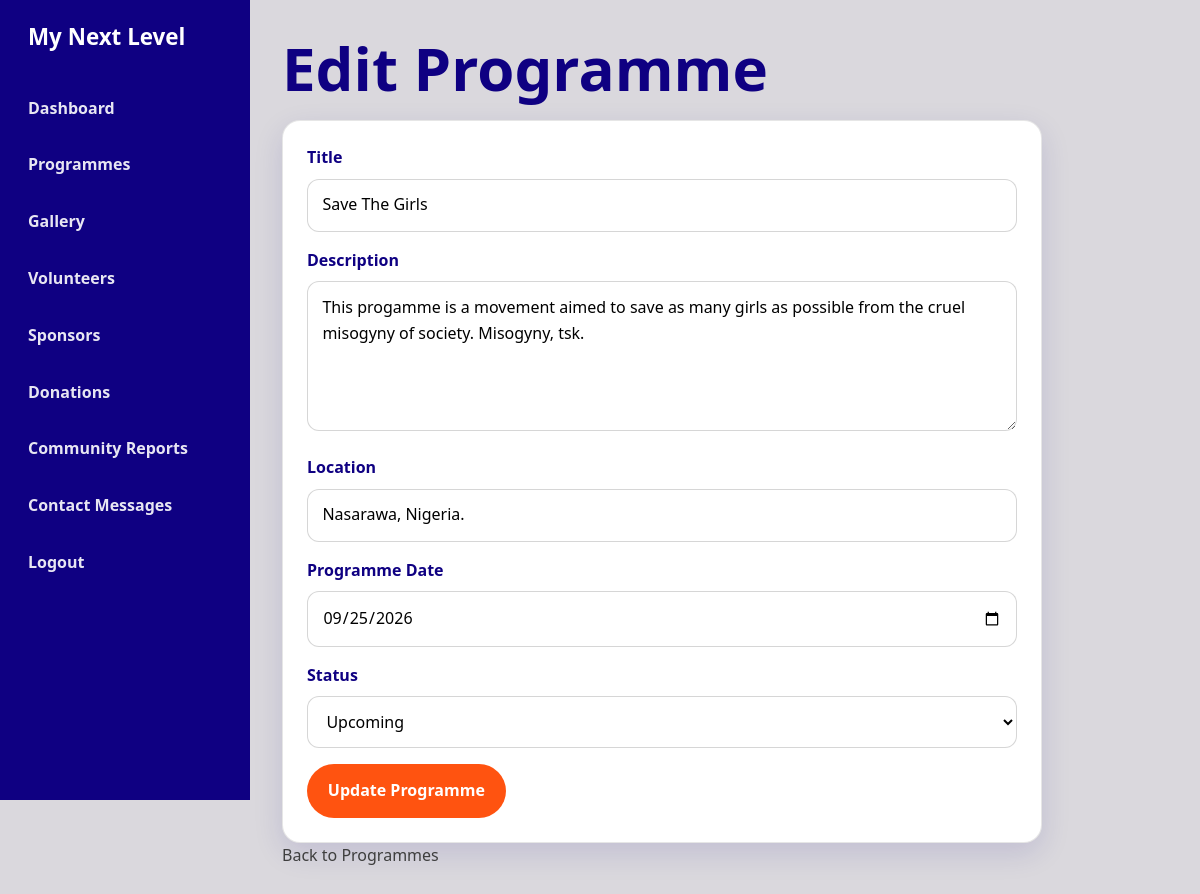
Page /admin/edit-program.php?id=4 (signed in) on the committed database.
### tables this page shows
CREATE TABLE `programs` (
  `id` int(11) NOT NULL,
  `title` varchar(150) NOT NULL,
  `description` text NOT NULL,
  `image` varchar(255) DEFAULT NULL,
  `location` varchar(150) DEFAULT NULL,
  `program_date` date DEFAULT NULL,
  `status` varchar(50) DEFAULT 'upcoming',
  `created_at` timestamp NOT NULL DEFAULT current_timestamp(),
  `updated_at` timestamp NOT NULL DEFAULT current_timestamp() ON UPDATE current_timestamp()
);

### admin/edit-program.php (the view, shortened to what this page needs)
<?php
require_once "../includes/database.php";
$id = (int) $_GET["id"];
$stmt = $conn->prepare("SELECT * FROM programs WHERE id = ?");
$stmt->bind_param("i", $id);
$stmt->execute();
$result = $stmt->get_result();
$program = $result->fetch_assoc();
?>
<!DOCTYPE html>
<html lang="en">
<head>
    <link rel="stylesheet" href="../assets/css/index.css">
    <link rel="stylesheet" href="../assets/css/admin.css">
</head>
<body class="admin-programs">
    <div class="admin-layout">
        <?php require_once "admin-navigation.php"; ?>
        <main class="admin-main">
    <h1>Edit Programme</h1>
    <form method="POST">
        <div>
            <label for="title">Title</label>
            <input
                type="text"
                id="title"
                name="title"
                value="<?php echo htmlspecialchars($program["title"]); ?>"
                required
            >
        </div>
        <div>
            <label for="description">Description</label>
            <textarea
                id="description"
                name="description"
                required
            ><?php echo htmlspecialchars($program["description"]); ?></textarea>
        </div>
        <div>
            <label for="location">Location</label>
            <input
                type="text"
                id="location"
                name="location"
                value="<?php echo htmlspecialchars($program["location"] ?? ""); ?>"
            >
        </div>
        <div>
            <label for="program_date">Programme Date</label>
            <input
                type="date"
                id="program_date"
                name="program_date"
                value="<?php echo htmlspecialchars($program["program_date"]); ?>"
                required
            >
        </div>
        <div>
            <label for="status">Status</label>
            <select id="status" name="status">
                <option value="upcoming"
                    <?php echo $program["status"] === "upcoming" ? "selected" : ""; ?>>
                    Upcoming
                </option>
            </select>
        </div>
        <button type="submit" name="update_program">
            Update Programme
        </button>
    </form>
    <p>
        <a href="programs.php">Back to Programmes</a>
    </p>
        </main>
    </div>
</body>
</html>

### assets/css/index.css (style rules this page uses)
:root { --primary: #ff5310; --secondary: #0f0082; --accent: #333333; --bg: #dad8dd; --white: #ffffff; --text: #000000; --muted: #3e3e3e; --shadow: 0 10px 30px rgba(15, 0, 130, 0.12); --radius: 18px; }
* { box-sizing: border-box; margin: 0; padding: 0; }
html { scroll-behavior: smooth; }
body { font-family: 'Segoe UI', Tahoma, Geneva, Verdana, sans-serif; background: var(--bg); color: var(--text); line-height: 1.6; }
a { color: inherit; text-decoration: none; }
button, input, textarea, select { font: inherit; }
header, main, footer, section, article, nav, aside, form, figure, figcaption { display: block; }
main { max-width: 1200px; margin: 0 auto; padding: 2rem 1.5rem 4rem; }
h1, h2, h3, h4 { color: var(--secondary); line-height: 1.2; }
h1 { font-size: clamp(2.2rem, 5vw, 4rem); margin-bottom: 1rem; }
p { color: var(--muted); }
[aria-labelledby="about-intro-heading"] article, .program-card, [aria-labelledby="get-involved-heading"] article, article, form { background: var(--white); border: 1px solid rgba(51, 51, 51, 0.12); border-radius: var(--radius); box-shadow: var(--shadow); }
form { max-width: 760px; margin-top: 1rem; padding: 1.5rem; }
form label, form legend { display: block; margin-bottom: 0.5rem; color: var(--secondary); font-weight: 700; }
form input, form textarea, form select { width: 100%; margin-bottom: 1rem; padding: 0.8rem 0.9rem; border: 1px solid rgba(51, 51, 51, 0.2); border-radius: 12px; background: var(--white); }
form textarea { min-height: 150px; resize: vertical; }
form button { background: var(--primary); color: var(--white); border: none; padding: 0.9rem 1.3rem; border-radius: 999px; font-weight: 700; cursor: pointer; }

### assets/css/admin.css (style rules this page uses)
.admin-layout { min-height: 100vh; display: flex; background: var(--bg); }
.admin-main { margin-left: 250px; width: calc(100% - 250px); max-width: none; padding: 2rem; }

### rows in the picture
programs: title "Save The Girls", description "This progamme is a movement aimed to save as many girls as possible from the cruel misogyny of society. Misogyny, tsk.", location "Nasarawa, Nigeria.", program_date "09/25/2026", status "Upcoming"
